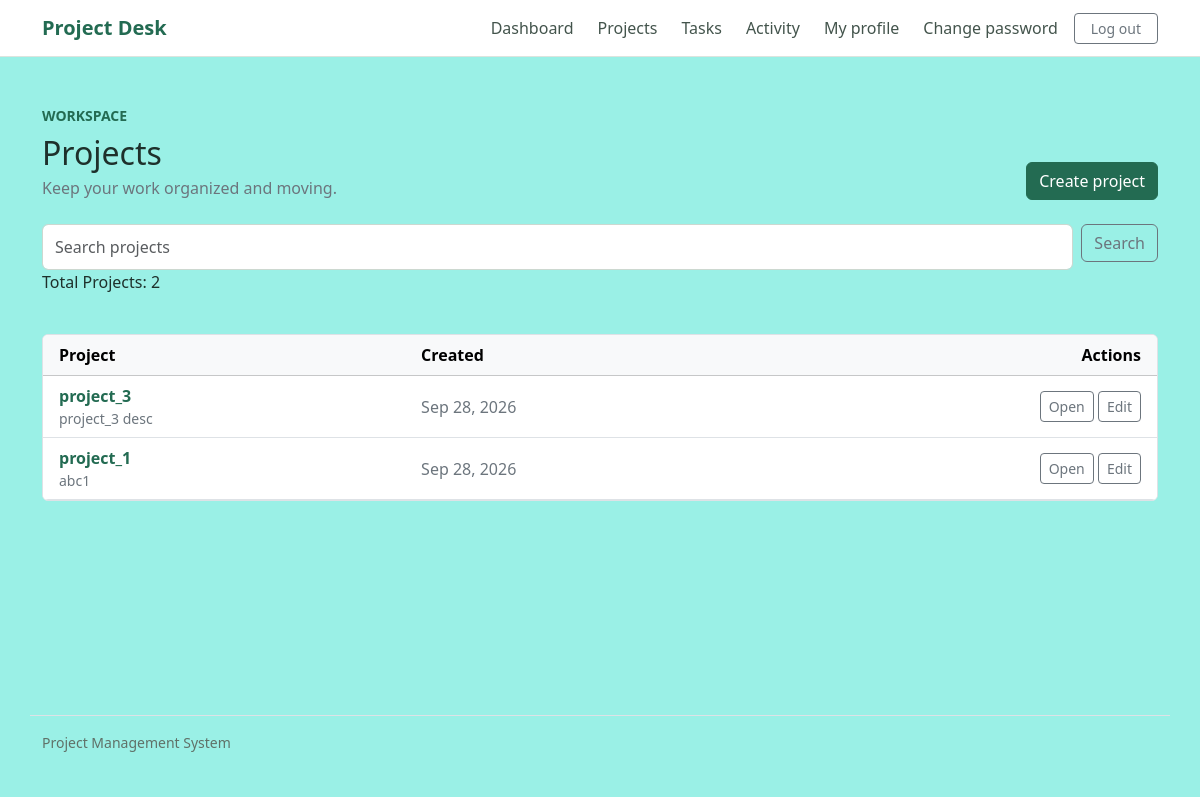
Page /projects/ (signed in) on the committed database.
### projects/models.py (models this page shows, shortened)
class Project(models.Model):
	title = models.CharField(max_length=200)
	description = models.TextField(blank=True)
	created_by = models.ForeignKey(
		settings.AUTH_USER_MODEL,
		on_delete=models.CASCADE,
		related_name="projects",
	)
	created_at = models.DateTimeField(auto_now_add=True)
	class Meta:
		ordering = ["-created_at"]

### projects/views.py (the view)
# urls.py: path("", views.project_list, name="list"),
@login_required
def project_list(request):
    query = request.GET.get("q", "").strip()
    projects = Project.objects.filter(created_by=request.user)
    if query:
        projects = projects.filter(
            Q(title__icontains=query) |
            Q(description__icontains=query)
        )
    project_count = projects.count()
    return render(
        request,
        "projects/project_list.html",
        {
            "projects": projects,
            "query": query,
            "project_count": project_count,
        },
    )

### projects/templates/projects/project_list.html (shortened to what this page needs)
{% extends "accounts/base.html" %}
{% block content %}
<section>
    <div class="d-flex flex-column flex-md-row justify-content-between align-items-md-end gap-3 mb-4">
        <div>
            <p class="small text-uppercase text-accent fw-semibold mb-2">Workspace</p>
            <h1 class="h2 mb-1">Projects</h1>
            <p class="text-secondary mb-0">Keep your work organized and moving.</p>
        </div>
        <a class="btn btn-primary" href="{% url 'projects:create' %}">Create project</a>
    </div>
    <form method="get" class="row g-2 mb-4" role="search">
        <div class="col-12 col-sm">
            <input id="projectSearch" class="form-control" type="search" name="q" value="{{ query }}" placeholder="Search projects" aria-label="Search projects by title or description">
            <p>Total Projects: {{ project_count }}</p>
        </div>
        <div class="col-6 col-sm-auto"><button class="btn btn-outline-secondary w-100" type="submit">Search</button></div>
    </form>
    {% if projects %}
        <div class="table-responsive bg-white border rounded-2">
            <table class="table table-hover align-middle mb-0">
                <thead class="table-light"><tr><th scope="col" class="ps-3">Project</th><th scope="col">Created</th><th scope="col" class="text-end pe-3">Actions</th></tr></thead>
                <tbody>
                    {% for project in projects %}
                        <tr>
                            <td class="ps-3">
                                <a class="fw-semibold text-decoration-none text-accent" href="{% url 'projects:detail' project.pk %}">{{ project.title }}</a>
                                <div class="small text-secondary text-truncate" style="max-width: 560px;">{{ project.description|default:"No description" }}</div>
                            </td>
                            <td class="text-secondary text-nowrap">{{ project.created_at|date:"M j, Y" }}</td>
                            <td class="text-end pe-3 text-nowrap">
                                <a class="btn btn-sm btn-outline-secondary" href="{% url 'projects:detail' project.pk %}">Open</a>
                                <a class="btn btn-sm btn-outline-secondary" href="{% url 'projects:update' project.pk %}">Edit</a>
                            </td>
                        </tr>
                    {% endfor %}
                </tbody>
            </table>
        </div>
    {% endif %}
</section>
{% endblock %}

### accounts/templates/accounts/base.html (style rules this page uses)
:root { --ink: #1e302b; --green: #236b52; --paper: #9af0e6; --line: #dce4de; }
body { min-height: 100vh; background: var(--paper); color: var(--ink); }
.form-control { min-height: 46px; border-color: #ccd8d0; }
.btn-primary { --bs-btn-bg: var(--green); --bs-btn-border-color: var(--green); --bs-btn-hover-bg: #19573f; --bs-btn-hover-border-color: #19573f; }
.text-accent { color: var(--green); }

### rows in the picture
Project: title "project_3", description "project_3 desc", created_at "Sep 28, 2026"
Project: title "project_1", description "abc1", created_at "Sep 28, 2026"

### other values in the picture
{{ project_count }} "2"
